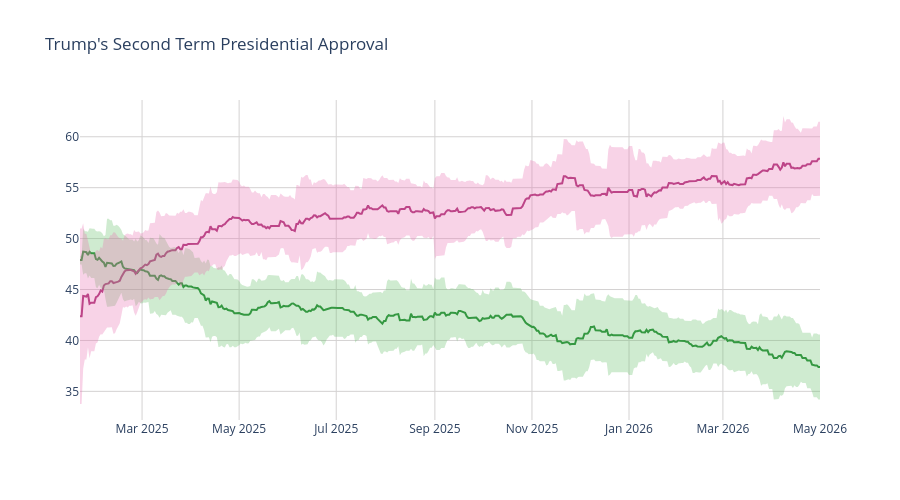

The notebook cell this image was saved under:
### Code cell
disappr_ci_hex = "#e86eaf"
appr_ci_hex = "#60be65"
disappr_ci_rgba = "rgba(232, 110, 175, 0.3)"
appr_ci_rgba = "rgba(96, 190, 101, 0.3)"
grid_col = "#d4d2d2"


# Approve
fig = go.Figure(go.Scatter(
    x=pres['end_date'],
    y=pres['approve'],
    hovertemplate="%{y:.2f}%",
    name="<b>Approve</b>",
    line=dict(color="#228833"),
    showlegend=False
))

# Disapprove
fig.add_trace(go.Scatter(
    x=pres['end_date'],
    y=pres['disapprove'],
    hovertemplate="%{y:.2f}%",
    name="<b>Disapprove</b>",
    line=dict(color="#aa3377"),
    showlegend=False
    )
)

# Approve CI
fig.add_traces([

    # Upper bound
    go.Scatter(
        x=pres['end_date'],
        y=pres['approve_upper_ci'],
        marker=dict(color=appr_ci_hex),
        line=dict(width=0),
        mode='lines',
        showlegend=False,
        hoverinfo="skip"
    ),

    # Lower bound
    go.Scatter(
        x=pres['end_date'],
        y=pres['approve_lower_ci'],
        marker=dict(color=appr_ci_hex),
        line=dict(width=0),
        mode='lines',
        fillcolor=appr_ci_rgba,
        fill="tonexty",
        showlegend=False,
        hoverinfo="skip"
    )
])

# Disapprove CI
fig.add_traces([

    # Upper bound
    go.Scatter(
        x=pres['end_date'],
        y=pres['disapprove_upper_ci'],
        marker=dict(color=disappr_ci_hex),
        line=dict(width=0),
        mode='lines',
        showlegend=False,
        hoverinfo="skip"
    ),

    # Lower bound
    go.Scatter(
        x=pres['end_date'],
        y=pres['disapprove_lower_ci'],
        marker=dict(color=disappr_ci_hex),
        line=dict(width=0),
        mode='lines',
        fillcolor=disappr_ci_rgba,
        fill="tonexty",
        showlegend=False,
        hoverinfo="skip"
    )
])

fig.update_layout(
    title=dict(text="Trump's Second Term Presidential Approval"),
    hovermode="x"
)

fig.update_xaxes(gridcolor=grid_col)
fig.update_yaxes(gridcolor=grid_col)

fig.update_layout(hovermode="x", hoverlabel_align="right", plot_bgcolor="rgba(0, 0, 0, 0)", height=500)
fig.show()

### Figure 1 — Plotly figure (JSON) as saved in the notebook; plotly's stock layout.template omitted (floating-point values rounded to 4 significant figures; data arrays with more than 128 entries replaced by an {"elided": "..."} marker saying what was removed)
{"data": [{"hovertemplate": "%{y:.2f}%", "line": {"color": "#228833"}, "name": "<b>Approve</b>", "showlegend": false, "type": "scatter", "x": {"elided": "466 str values"}, "y": {"elided": "466 float values"}}, {"hovertemplate": "%{y:.2f}%", "line": {"color": "#aa3377"}, "name": "<b>Disapprove</b>", "showlegend": false, "type": "scatter", "x": {"elided": "466 str values"}, "y": {"elided": "466 float values"}}, {"hoverinfo": "skip", "line": {"width": 0}, "marker": {"color": "#60be65"}, "mode": "lines", "showlegend": false, "type": "scatter", "x": {"elided": "466 str values"}, "y": {"elided": "466 float values"}}, {"fill": "tonexty", "fillcolor": "rgba(96, 190, 101, 0.3)", "hoverinfo": "skip", "line": {"width": 0}, "marker": {"color": "#60be65"}, "mode": "lines", "showlegend": false, "type": "scatter", "x": {"elided": "466 str values"}, "y": {"elided": "466 float values"}}, {"hoverinfo": "skip", "line": {"width": 0}, "marker": {"color": "#e86eaf"}, "mode": "lines", "showlegend": false, "type": "scatter", "x": {"elided": "466 str values"}, "y": {"elided": "466 float values"}}, {"fill": "tonexty", "fillcolor": "rgba(232, 110, 175, 0.3)", "hoverinfo": "skip", "line": {"width": 0}, "marker": {"color": "#e86eaf"}, "mode": "lines", "showlegend": false, "type": "scatter", "x": {"elided": "466 str values"}, "y": {"elided": "466 float values"}}], "layout": {"height": 500, "hoverlabel": {"align": "right"}, "hovermode": "x", "plot_bgcolor": "rgba(0, 0, 0, 0)", "title": {"text": "Trump's Second Term Presidential Approval"}, "xaxis": {"gridcolor": "#d4d2d2"}, "yaxis": {"gridcolor": "#d4d2d2"}}}
